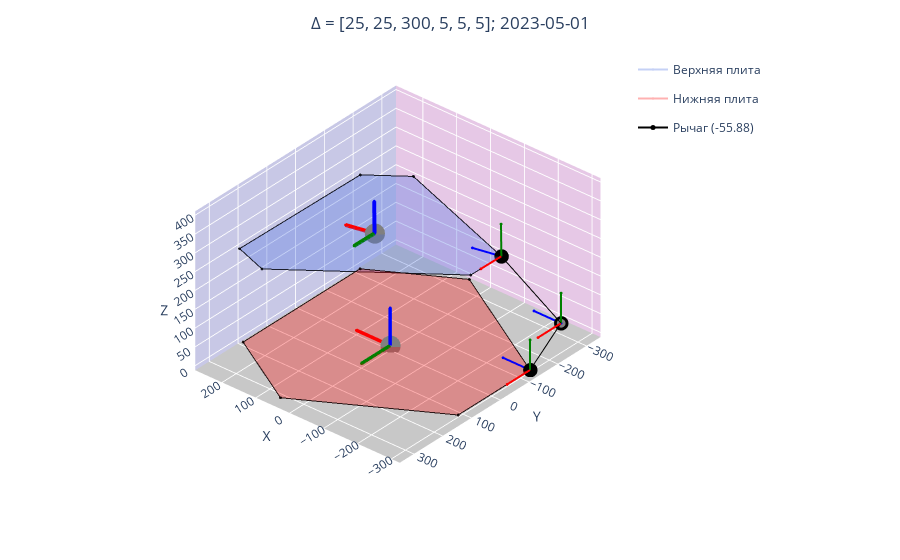

Notebook source saved alongside this figure:
### Markdown cell above
Отрисуем локальную СК на точке пересечения

### Code cell
local_coordinate_crosspoint = zeros((6, 4, 4, 1))
global_coordinate_system = constants.GLOBAL_COORDINATE_SYSTEM

for j in range(6):
    for i in range(len(global_coordinate_system)):
        local_coordinate_crosspoint[j][i] = matrix_move_crosspoints[j].dot(matrix_1_4(global_coordinate_system[i][0],
                                                                    global_coordinate_system[i][1], 
                                                                    global_coordinate_system[i][2]))
        
for i in range(counter):
    graph.coordinate_system(local_coordinate_crosspoint[i], i)   

fig.show()

### Figure 1 — Plotly figure (JSON) as saved in the notebook; plotly's stock layout.template omitted (floating-point values rounded to 4 significant figures)
{"data": [{"legendgroup": "group7", "marker": {"color": "royalblue", "colorscale": [[0, "#440154"], [0.1111, "#482878"], [0.2222, "#3e4989"], [0.3333, "#31688e"], [0.4444, "#26828e"], [0.5556, "#1f9e89"], [0.6667, "#35b779"], [0.7778, "#6ece58"], [0.8889, "#b5de2b"], [1, "#fde725"]], "size": 1}, "name": "Верхняя плита", "opacity": 0.3, "showlegend": true, "surfaceaxis": 2, "type": "scatter3d", "x": [-274.5, 151.5, 249.4, 208.4, 100.1, -284.9, -274.5], "y": [-63.48, -258.8, -189.5, 278.3, 328.0, 55.53, -63.48], "z": [318.6, 264.1, 261.5, 306.1, 319.9, 329.9, 318.6]}, {"legendgroup": "group7", "marker": {"color": "black", "colorscale": [[0, "#440154"], [0.1111, "#482878"], [0.2222, "#3e4989"], [0.3333, "#31688e"], [0.4444, "#26828e"], [0.5556, "#1f9e89"], [0.6667, "#35b779"], [0.7778, "#6ece58"], [0.8889, "#b5de2b"], [1, "#fde725"]], "size": 1}, "opacity": 0.8, "showlegend": false, "surfaceaxis": -1, "type": "scatter3d", "x": [-274.5, 151.5, 249.4, 208.4, 100.1, -284.9, -274.5], "y": [-63.48, -258.8, -189.5, 278.3, 328.0, 55.53, -63.48], "z": [318.6, 264.1, 261.5, 306.1, 319.9, 329.9, 318.6]}, {"legendgroup": "group8", "marker": {"color": "red", "colorscale": [[0, "#440154"], [0.1111, "#482878"], [0.2222, "#3e4989"], [0.3333, "#31688e"], [0.4444, "#26828e"], [0.5556, "#1f9e89"], [0.6667, "#35b779"], [0.7778, "#6ece58"], [0.8889, "#b5de2b"], [1, "#fde725"]], "size": 1}, "name": "Нижняя плита", "opacity": 0.3, "showlegend": true, "surfaceaxis": 2, "type": "scatter3d", "x": [-307, 45.25, 261.8, 261.8, 45.25, -307, -307], "y": [-125, -328.4, -203.4, 203.4, 328.4, 125, -125], "z": [0, 0, 0, 0, 0, 0, 0]}, {"legendgroup": "group8", "marker": {"color": "black", "colorscale": [[0, "#440154"], [0.1111, "#482878"], [0.2222, "#3e4989"], [0.3333, "#31688e"], [0.4444, "#26828e"], [0.5556, "#1f9e89"], [0.6667, "#35b779"], [0.7778, "#6ece58"], [0.8889, "#b5de2b"], [1, "#fde725"]], "size": 1}, "opacity": 0.8, "showlegend": false, "surfaceaxis": -1, "type": "scatter3d", "x": [-307, 45.25, 261.8, 261.8, 45.25, -307, -307], "y": [-125, -328.4, -203.4, 203.4, 328.4, 125, -125], "z": [0, 0, 0, 0, 0, 0, 0]}, {"legendgroup": "group7", "marker": {"color": "gray", "colorscale": [[0, "#440154"], [0.1111, "#482878"], [0.2222, "#3e4989"], [0.3333, "#31688e"], [0.4444, "#26828e"], [0.5556, "#1f9e89"], [0.6667, "#35b779"], [0.7778, "#6ece58"], [0.8889, "#b5de2b"], [1, "#fde725"]], "size": 7}, "opacity": 1, "showlegend": false, "type": "scatter3d", "x": [25], "y": [25], "z": [300]}, {"legendgroup": "group7", "line": {"width": 8}, "marker": {"color": "red", "colorscale": [[0, "#440154"], [0.1111, "#482878"], [0.2222, "#3e4989"], [0.3333, "#31688e"], [0.4444, "#26828e"], [0.5556, "#1f9e89"], [0.6667, "#35b779"], [0.7778, "#6ece58"], [0.8889, "#b5de2b"], [1, "#fde725"]], "size": 1}, "opacity": 1, "showlegend": false, "type": "scatter3d", "x": [25, 104.4], "y": [25, 32.55], "z": [300, 293.7]}, {"legendgroup": "group7", "line": {"width": 8}, "marker": {"color": "green", "colorscale": [[0, "#440154"], [0.1111, "#482878"], [0.2222, "#3e4989"], [0.3333, "#31688e"], [0.4444, "#26828e"], [0.5556, "#1f9e89"], [0.6667, "#35b779"], [0.7778, "#6ece58"], [0.8889, "#b5de2b"], [1, "#fde725"]], "size": 1}, "opacity": 1, "showlegend": false, "type": "scatter3d", "x": [25, 18.05], "y": [25, 104.3], "z": [300, 307.6]}, {"legendgroup": "group7", "line": {"width": 8}, "marker": {"color": "blue", "colorscale": [[0, "#440154"], [0.1111, "#482878"], [0.2222, "#3e4989"], [0.3333, "#31688e"], [0.4444, "#26828e"], [0.5556, "#1f9e89"], [0.6667, "#35b779"], [0.7778, "#6ece58"], [0.8889, "#b5de2b"], [1, "#fde725"]], "size": 1}, "opacity": 1, "showlegend": false, "type": "scatter3d", "x": [25, 31.97], "y": [25, 18.05], "z": [300, 379.4]}, {"legendgroup": "group8", "line": {"width": 7}, "marker": {"color": "red", "colorscale": [[0, "#440154"], [0.1111, "#482878"], [0.2222, "#3e4989"], [0.3333, "#31688e"], [0.4444, "#26828e"], [0.5556, "#1f9e89"], [0.6667, "#35b779"], [0.7778, "#6ece58"], [0.8889, "#b5de2b"], [1, "#fde725"]], "size": 1}, "opacity": 1, "showlegend": false, "type": "scatter3d", "x": [0, 100], "y": [0, 0], "z": [0, 0]}, {"legendgroup": "group8", "line": {"width": 7}, "marker": {"color": "green", "colorscale": [[0, "#440154"], [0.1111, "#482878"], [0.2222, "#3e4989"], [0.3333, "#31688e"], [0.4444, "#26828e"], [0.5556, "#1f9e89"], [0.6667, "#35b779"], [0.7778, "#6ece58"], [0.8889, "#b5de2b"], [1, "#fde725"]], "size": 1}, "opacity": 1, "showlegend": false, "type": "scatter3d", "x": [0, 0], "y": [0, 100], "z": [0, 0]}, {"legendgroup": "group8", "line": {"width": 7}, "marker": {"color": "blue", "colorscale": [[0, "#440154"], [0.1111, "#482878"], [0.2222, "#3e4989"], [0.3333, "#31688e"], [0.4444, "#26828e"], [0.5556, "#1f9e89"], [0.6667, "#35b779"], [0.7778, "#6ece58"], [0.8889, "#b5de2b"], [1, "#fde725"]], "size": 1}, "opacity": 1, "showlegend": false, "type": "scatter3d", "x": [0, 0], "y": [0, 0], "z": [0, 100]}, {"legendgroup": "group8", "marker": {"color": "gray", "colorscale": [[0, "#440154"], [0.1111, "#482878"], [0.2222, "#3e4989"], [0.3333, "#31688e"], [0.4444, "#26828e"], [0.5556, "#1f9e89"], [0.6667, "#35b779"], [0.7778, "#6ece58"], [0.8889, "#b5de2b"], [1, "#fde725"]], "size": 7}, "opacity": 1, "showlegend": false, "type": "scatter3d", "x": [0], "y": [0], "z": [0]}, {"legendgroup": "group0", "marker": {"color": "gray", "colorscale": [[0, "#440154"], [0.1111, "#482878"], [0.2222, "#3e4989"], [0.3333, "#31688e"], [0.4444, "#26828e"], [0.5556, "#1f9e89"], [0.6667, "#35b779"], [0.7778, "#6ece58"], [0.8889, "#b5de2b"], [1, "#fde725"]], "size": 3}, "opacity": 1, "showlegend": false, "type": "scatter3d", "x": [-307], "y": [-125], "z": [0]}, {"legendgroup": "group0", "line": {"width": 4}, "marker": {"color": "red", "colorscale": [[0, "#440154"], [0.1111, "#482878"], [0.2222, "#3e4989"], [0.3333, "#31688e"], [0.4444, "#26828e"], [0.5556, "#1f9e89"], [0.6667, "#35b779"], [0.7778, "#6ece58"], [0.8889, "#b5de2b"], [1, "#fde725"]], "size": 1}, "opacity": 1, "showlegend": false, "type": "scatter3d", "x": [-307, -307], "y": [-125, -45], "z": [0, -4.899e-15]}, {"legendgroup": "group0", "line": {"width": 4}, "marker": {"color": "green", "colorscale": [[0, "#440154"], [0.1111, "#482878"], [0.2222, "#3e4989"], [0.3333, "#31688e"], [0.4444, "#26828e"], [0.5556, "#1f9e89"], [0.6667, "#35b779"], [0.7778, "#6ece58"], [0.8889, "#b5de2b"], [1, "#fde725"]], "size": 1}, "opacity": 1, "showlegend": false, "type": "scatter3d", "x": [-307, -307], "y": [-125, -125], "z": [0, 80]}, {"legendgroup": "group0", "line": {"width": 4}, "marker": {"color": "blue", "colorscale": [[0, "#440154"], [0.1111, "#482878"], [0.2222, "#3e4989"], [0.3333, "#31688e"], [0.4444, "#26828e"], [0.5556, "#1f9e89"], [0.6667, "#35b779"], [0.7778, "#6ece58"], [0.8889, "#b5de2b"], [1, "#fde725"]], "size": 1}, "opacity": 1, "showlegend": false, "type": "scatter3d", "x": [-307, -227], "y": [-125, -125], "z": [0, 4.899e-15]}, {"legendgroup": "group0", "marker": {"color": "gray", "colorscale": [[0, "#440154"], [0.1111, "#482878"], [0.2222, "#3e4989"], [0.3333, "#31688e"], [0.4444, "#26828e"], [0.5556, "#1f9e89"], [0.6667, "#35b779"], [0.7778, "#6ece58"], [0.8889, "#b5de2b"], [1, "#fde725"]], "size": 3}, "opacity": 1, "showlegend": false, "type": "scatter3d", "x": [-274.5], "y": [-63.48], "z": [318.6]}, {"legendgroup": "group0", "line": {"width": 4}, "marker": {"color": "red", "colorscale": [[0, "#440154"], [0.1111, "#482878"], [0.2222, "#3e4989"], [0.3333, "#31688e"], [0.4444, "#26828e"], [0.5556, "#1f9e89"], [0.6667, "#35b779"], [0.7778, "#6ece58"], [0.8889, "#b5de2b"], [1, "#fde725"]], "size": 1}, "opacity": 1, "showlegend": false, "type": "scatter3d", "x": [-274.5, -281.4], "y": [-63.48, 15.86], "z": [318.6, 326.1]}, {"legendgroup": "group0", "line": {"width": 4}, "marker": {"color": "green", "colorscale": [[0, "#440154"], [0.1111, "#482878"], [0.2222, "#3e4989"], [0.3333, "#31688e"], [0.4444, "#26828e"], [0.5556, "#1f9e89"], [0.6667, "#35b779"], [0.7778, "#6ece58"], [0.8889, "#b5de2b"], [1, "#fde725"]], "size": 1}, "opacity": 1, "showlegend": false, "type": "scatter3d", "x": [-274.5, -267.5], "y": [-63.48, -70.43], "z": [318.6, 398.0]}, {"legendgroup": "group0", "line": {"width": 4}, "marker": {"color": "blue", "colorscale": [[0, "#440154"], [0.1111, "#482878"], [0.2222, "#3e4989"], [0.3333, "#31688e"], [0.4444, "#26828e"], [0.5556, "#1f9e89"], [0.6667, "#35b779"], [0.7778, "#6ece58"], [0.8889, "#b5de2b"], [1, "#fde725"]], "size": 1}, "opacity": 1, "showlegend": false, "type": "scatter3d", "x": [-274.5, -195.1], "y": [-63.48, -55.93], "z": [318.6, 312.2]}, {"legendgroup": "group0", "line": {"width": 2}, "marker": {"color": "black", "colorscale": [[0, "#440154"], [0.1111, "#482878"], [0.2222, "#3e4989"], [0.3333, "#31688e"], [0.4444, "#26828e"], [0.5556, "#1f9e89"], [0.6667, "#35b779"], [0.7778, "#6ece58"], [0.8889, "#b5de2b"], [1, "#fde725"]], "size": 5}, "name": "Рычаг (-55.88)", "opacity": 1, "showlegend": true, "type": "scatter3d", "x": [-307, -307], "y": [-125, -232.6], "z": [0, 72.93]}, {"legendgroup": "group0", "line": {"width": 2}, "marker": {"color": "black", "colorscale": [[0, "#440154"], [0.1111, "#482878"], [0.2222, "#3e4989"], [0.3333, "#31688e"], [0.4444, "#26828e"], [0.5556, "#1f9e89"], [0.6667, "#35b779"], [0.7778, "#6ece58"], [0.8889, "#b5de2b"], [1, "#fde725"]], "size": 5}, "opacity": 1, "showlegend": false, "type": "scatter3d", "x": [-307, -274.5], "y": [-232.6, -63.48], "z": [72.93, 318.6]}, {"legendgroup": "group0", "marker": {"color": "gray", "colorscale": [[0, "#440154"], [0.1111, "#482878"], [0.2222, "#3e4989"], [0.3333, "#31688e"], [0.4444, "#26828e"], [0.5556, "#1f9e89"], [0.6667, "#35b779"], [0.7778, "#6ece58"], [0.8889, "#b5de2b"], [1, "#fde725"]], "size": 3}, "opacity": 1, "showlegend": false, "type": "scatter3d", "x": [-307], "y": [-232.6], "z": [72.93]}, {"legendgroup": "group0", "line": {"width": 4}, "marker": {"color": "red", "colorscale": [[0, "#440154"], [0.1111, "#482878"], [0.2222, "#3e4989"], [0.3333, "#31688e"], [0.4444, "#26828e"], [0.5556, "#1f9e89"], [0.6667, "#35b779"], [0.7778, "#6ece58"], [0.8889, "#b5de2b"], [1, "#fde725"]], "size": 1}, "opacity": 1, "showlegend": false, "type": "scatter3d", "x": [-307, -307], "y": [-232.6, -152.6], "z": [72.93, 72.93]}, {"legendgroup": "group0", "line": {"width": 4}, "marker": {"color": "green", "colorscale": [[0, "#440154"], [0.1111, "#482878"], [0.2222, "#3e4989"], [0.3333, "#31688e"], [0.4444, "#26828e"], [0.5556, "#1f9e89"], [0.6667, "#35b779"], [0.7778, "#6ece58"], [0.8889, "#b5de2b"], [1, "#fde725"]], "size": 1}, "opacity": 1, "showlegend": false, "type": "scatter3d", "x": [-307, -307], "y": [-232.6, -232.6], "z": [72.93, 152.9]}, {"legendgroup": "group0", "line": {"width": 4}, "marker": {"color": "blue", "colorscale": [[0, "#440154"], [0.1111, "#482878"], [0.2222, "#3e4989"], [0.3333, "#31688e"], [0.4444, "#26828e"], [0.5556, "#1f9e89"], [0.6667, "#35b779"], [0.7778, "#6ece58"], [0.8889, "#b5de2b"], [1, "#fde725"]], "size": 1}, "opacity": 1, "showlegend": false, "type": "scatter3d", "x": [-307, -227], "y": [-232.6, -232.6], "z": [72.93, 72.93]}], "layout": {"autosize": true, "legend": {"x": 0.7, "xanchor": "left", "y": 0.99, "yanchor": "top"}, "margin": {"b": 10, "l": 10, "r": 0, "t": 50}, "scene": {"camera": {"center": {"x": -0.3, "y": 0, "z": 0}, "eye": {"x": -2, "y": 2, "z": 1.65}, "projection": {"type": "orthographic"}}, "xaxis": {"backgroundcolor": "rgb(200, 200, 230)", "gridcolor": "white", "showbackground": true, "showspikes": false, "tickfont": {"size": 12}, "title": {"text": "X"}, "zerolinecolor": "white"}, "yaxis": {"backgroundcolor": "rgb(230, 200,230)", "gridcolor": "white", "showbackground": true, "showspikes": false, "tickfont": {"size": 12}, "title": {"text": "Y"}, "zerolinecolor": "white"}, "zaxis": {"backgroundcolor": "rgb(200, 200,200)", "gridcolor": "white", "showbackground": true, "tickfont": {"size": 12}, "title": {"text": "Z"}, "zerolinecolor": "white"}}, "title": {"text": "Δ = [25, 25, 300, 5, 5, 5]; 2023-05-01", "x": 0.5, "xanchor": "center", "y": 0.97, "yanchor": "top"}}}
